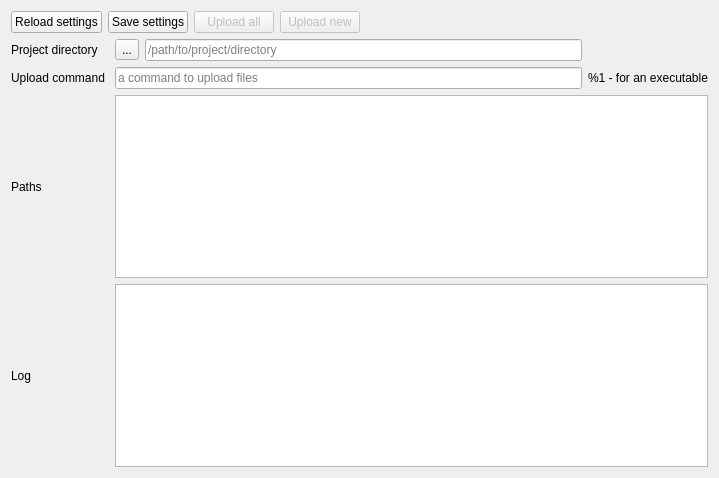
<?xml version="1.0" encoding="UTF-8"?>
<ui version="4.0">
 <class>Widget</class>
 <widget class="QWidget" name="Widget">
  <property name="geometry">
   <rect>
    <x>0</x>
    <y>0</y>
    <width>719</width>
    <height>478</height>
   </rect>
  </property>
  <property name="windowTitle">
   <string>Widget</string>
  </property>
  <layout class="QGridLayout" name="gridLayout">
   <item row="3" column="0">
    <widget class="QLabel" name="label_3">
     <property name="text">
      <string>Paths</string>
     </property>
    </widget>
   </item>
   <item row="1" column="2">
    <widget class="QLineEdit" name="leProjectDir">
     <property name="text">
      <string/>
     </property>
     <property name="readOnly">
      <bool>true</bool>
     </property>
     <property name="placeholderText">
      <string>/path/to/project/directory</string>
     </property>
    </widget>
   </item>
   <item row="1" column="1">
    <widget class="QToolButton" name="toolButton">
     <property name="text">
      <string>...</string>
     </property>
    </widget>
   </item>
   <item row="2" column="0">
    <widget class="QLabel" name="label_2">
     <property name="text">
      <string>Upload command </string>
     </property>
    </widget>
   </item>
   <item row="2" column="1" colspan="2">
    <widget class="QLineEdit" name="leCommand">
     <property name="placeholderText">
      <string>a command to upload files</string>
     </property>
    </widget>
   </item>
   <item row="4" column="0">
    <widget class="QLabel" name="label_4">
     <property name="text">
      <string>Log</string>
     </property>
    </widget>
   </item>
   <item row="1" column="0">
    <widget class="QLabel" name="label">
     <property name="text">
      <string>Project directory</string>
     </property>
    </widget>
   </item>
   <item row="2" column="3">
    <widget class="QLabel" name="label_5">
     <property name="text">
      <string>%1 - for an executable</string>
     </property>
    </widget>
   </item>
   <item row="3" column="1" colspan="3">
    <widget class="QPlainTextEdit" name="ptePaths"/>
   </item>
   <item row="4" column="1" colspan="3">
    <widget class="QPlainTextEdit" name="pteLog"/>
   </item>
   <item row="0" column="0" colspan="4">
    <layout class="QHBoxLayout" name="horizontalLayout">
     <item>
      <widget class="QPushButton" name="pbReloadSettings">
       <property name="text">
        <string>Reload settings</string>
       </property>
      </widget>
     </item>
     <item>
      <widget class="QPushButton" name="pbSaveSettings">
       <property name="text">
        <string>Save settings</string>
       </property>
      </widget>
     </item>
     <item>
      <widget class="QPushButton" name="pbUploadAll">
       <property name="enabled">
        <bool>false</bool>
       </property>
       <property name="text">
        <string>Upload all</string>
       </property>
      </widget>
     </item>
     <item>
      <widget class="QPushButton" name="pbUploadNew">
       <property name="enabled">
        <bool>false</bool>
       </property>
       <property name="text">
        <string>Upload new</string>
       </property>
      </widget>
     </item>
     <item>
      <spacer name="horizontalSpacer">
       <property name="orientation">
        <enum>Qt::Horizontal</enum>
       </property>
       <property name="sizeHint" stdset="0">
        <size>
         <width>40</width>
         <height>20</height>
        </size>
       </property>
      </spacer>
     </item>
    </layout>
   </item>
  </layout>
 </widget>
 <layoutdefault spacing="6" margin="11"/>
 <resources/>
 <connections/>
</ui>
